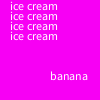
Frame 1 (no input)
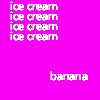
Frame 60 (the mouse pressed at the canvas centre just before this capture)
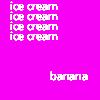
Frame 120 (the mouse held since frame 60 and released just before this capture)

The Processing sketch that drew these frames (run headless with seeded random() and noise(); from frame 60 on, the mouse is pressed at the canvas centre):

// Processing sketch: banana_split
// ── banana_split.pde
void setup(){
  size(100,100);
background(#F700F4);
}

void draw()
{
  int xPos = 10;
  int yPos = 10;
  for(int i = 0; i<=3; i ++ )
  {
   text("ice cream", xPos, yPos); 
   yPos += 10;
  }
  text("banana", 50, 80);
}
